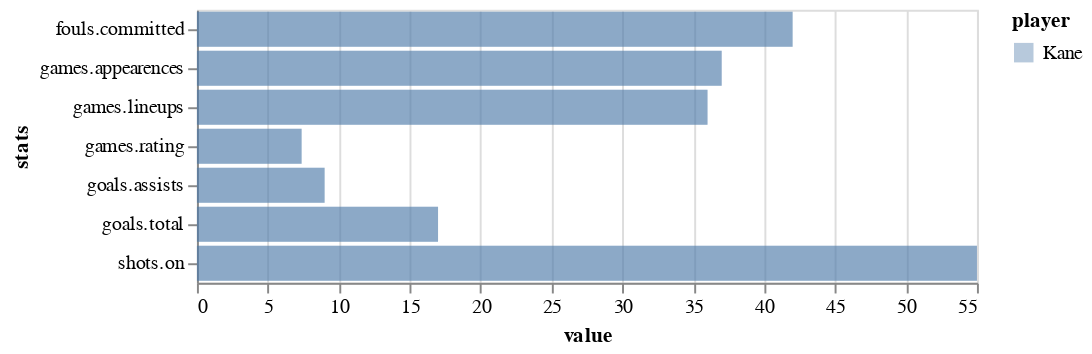

Source (notebook cell):
### Code cell
v.visualize(v.process_df(v.search_players()))

### Figure 1 — Vega-Lite specification as saved in the notebook (floating-point values rounded to 4 significant figures)
{"config": {"view": {"continuousWidth": 400, "continuousHeight": 300}}, "data": {"name": "data-ef5579af1dd38bf91700593b170a4124"}, "mark": {"type": "bar", "opacity": 0.4}, "encoding": {"color": {"field": "player\\.lastname", "title": "player", "type": "nominal"}, "x": {"field": "value", "stack": false, "type": "quantitative"}, "y": {"field": "stats", "type": "nominal"}}, "$schema": "https://vega.github.io/schema/vega-lite/v4.17.0.json", "datasets": {"data-ef5579af1dd38bf91700593b170a4124": [{"player.lastname": "Kane", "stats": "games.lineups", "value": 36.0}, {"player.lastname": "Kane", "stats": "games.lineups", "value": 36.0}, {"player.lastname": "Kane", "stats": "games.appearences", "value": 37.0}, {"player.lastname": "Kane", "stats": "games.appearences", "value": 37.0}, {"player.lastname": "Kane", "stats": "games.rating", "value": 7.378}, {"player.lastname": "Kane", "stats": "games.rating", "value": 7.378}, {"player.lastname": "Kane", "stats": "goals.total", "value": 17.0}, {"player.lastname": "Kane", "stats": "goals.total", "value": 17.0}, {"player.lastname": "Kane", "stats": "fouls.committed", "value": 42.0}, {"player.lastname": "Kane", "stats": "fouls.committed", "value": 42.0}, {"player.lastname": "Kane", "stats": "goals.assists", "value": 9.0}, {"player.lastname": "Kane", "stats": "goals.assists", "value": 9.0}, {"player.lastname": "Kane", "stats": "shots.on", "value": 55.0}, {"player.lastname": "Kane", "stats": "shots.on", "value": 55.0}]}}
